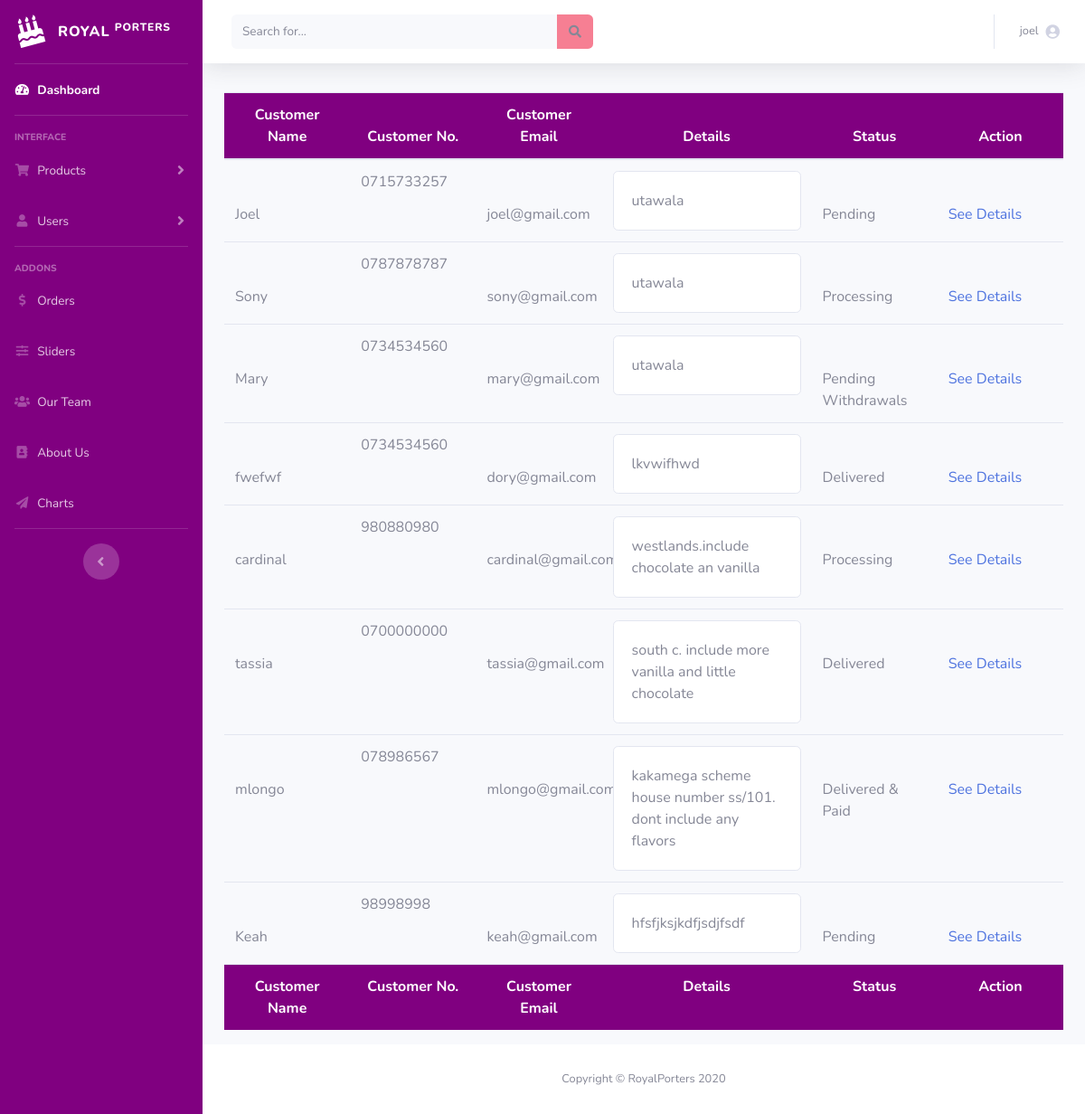
Screenshot of /royalporters/admin/orders.php (signed in) with the database file from the repository.
### tables this page shows
CREATE TABLE `orders` (
  `order_id` int(255) NOT NULL,
  `customer_name` varchar(255) NOT NULL,
  `customer_id` varchar(255) DEFAULT NULL,
  `customer_email` varchar(255) NOT NULL,
  `customer_number` varchar(255) NOT NULL,
  `customer_address` varchar(255) NOT NULL,
  `cart_id` int(11) NOT NULL,
  `status` varchar(100) NOT NULL DEFAULT 'Pending'
);

### royalporters/admin/orders/getorders.php (called while the page is built)
<?php
include("../db.php");
$sql = "SELECT * FROM orders
            INNER JOIN cart_items ON orders.cart_id = cart_items.id";
$result = mysqli_query($con, $sql);

### royalporters/admin/orders.php (the view, shortened to what this page needs)
<?php
include("./orders/getorders.php");
?>
<!DOCTYPE html>
<html lang="en">
<head>
  <link href="vendor/fontawesome-free/css/all.min.css" rel="stylesheet" type="text/css">
  <link href="css/sb-admin-2.min.css" rel="stylesheet">
  <link rel="stylesheet" href="https://cdn.datatables.net/1.10.20/css/dataTables.bootstrap4.min.css"></link>
</head>
<body id="page-top">
  <div id="wrapper">
    <ul class="navbar-nav sidebar sidebar-dark accordion" id="accordionSidebar" style="background-color: purple">
      <a class="sidebar-brand d-flex align-items-center justify-content-center" href="index.html">
        <div class="sidebar-brand-icon rotate-n-15">
          <i class="fas fa-birthday-cake"></i>
        </div>
        <div class="sidebar-brand-text mx-3">ROYAL <sup>PORTERS</sup></div>
      </a>
      <hr class="sidebar-divider my-0">
      <li class="nav-item active">
        <a class="nav-link" href="<?= BASEURL ?>admin/index_admin.php">
          <i class="fas fa-fw fa-tachometer-alt"></i>
          <span>Dashboard</span></a>
      </li>
      <hr class="sidebar-divider">
      <div class="sidebar-heading">
        Interface
      </div>
      <li class="nav-item">
        <a class="nav-link collapsed" href="#" data-toggle="collapse" data-target="#collapseTwo" aria-expanded="true" aria-controls="collapseTwo">
          <i class="fas fa-fw fa-shopping-cart"></i>
          <span>Products</span>
        </a>
      </li>
      <li class="nav-item">
        <a class="nav-link collapsed" href="#" data-toggle="collapse" data-target="#collapseUtilities" aria-expanded="true" aria-controls="collapseUtilities">
          <i class="fas fa-fw fa-user"></i>
          <span>Users</span>
        </a>
      </li>
      <hr class="sidebar-divider">
      <div class="sidebar-heading">
        Addons
      </div>
      <li class="nav-item">
        <a class="nav-link" href="<?= BASEURL ?>admin/orders.php">
          <i class="fas fa-fw fa-dollar-sign"></i>
          <span>Orders</span></a>
      </li>
      <li class="nav-item">
        <a class="nav-link" href="<?= BASEURL ?>admin/slider.php">
          <i class="fas fa-fw fa-sliders-h"></i>
          <span>Sliders</span></a>
      </li>
      <li class="nav-item">
        <a class="nav-link" href="<?= BASEURL ?>admin/ourteam.php">
          <i class="fas fa-fw fa-users"></i>
          <span>Our Team</span></a>
      </li>
      <li class="nav-item">
        <a class="nav-link" href="<?= BASEURL ?>admin/aboutus.php">
          <i class="fas fa-fw fa-address-book"></i>
          <span>About Us</span></a>
      </li>
      <li class="nav-item">
        <a class="nav-link" href="<?= BASEURL ?>admin/charts.php">
          <i class="fas fa-fw fa-paper-plane"></i>
          <span>Charts</span></a>
      </li>
      <hr class="sidebar-divider d-none d-md-block">
      <div class="text-center d-none d-md-inline">
        <button class="rounded-circle border-0" id="sidebarToggle"></button>
      </div>
    </ul>
    <div id="content-wrapper" class="d-flex flex-column">
<div id="content">
        <nav class="navbar navbar-expand navbar-light bg-white topbar mb-4 static-top shadow">
          <form class="d-none d-sm-inline-block form-inline mr-auto ml-md-3 my-2 my-md-0 mw-100 navbar-search">
            <div class="input-group">
              <input type="text" class="form-control bg-light border-0 small" placeholder="Search for..." aria-label="Search" aria-describedby="basic-addon2">
              <div class="input-group-append">
                <button class="btn" type="button" style="background-color: #f67f93">
                  <i class="fas fa-search fa-sm"></i>
                </button>
              </div>
            </div>
          </form>
          <ul class="navbar-nav ml-auto">
            <li class="nav-item dropdown no-arrow">
              <a class="nav-link dropdown-toggle" href="#" id="userDropdown" role="button" data-toggle="dropdown" aria-haspopup="true" aria-expanded="false">
                <span class="mr-2 d-none d-lg-inline text-gray-600 small"><?= $_SESSION['username']; ?></span>
                <span class="fas fa-user-circle"></span>
              </a>
            </li>
          </ul>
        </nav>
        <div class="container-fluid">
        <div class="row">
            <div class="col-md-12">
    <div class="table table-responsive">
        <table id="orderstable" class="display" style="width:100%;table-layout:fixed;">
        <thead class="text-center" style="background-color: purple;color: white">
            <tr>
                <th style="width:15%">Customer Name</th>
                <th style="width:15%">Customer No.</th>
                <th style="width:15%">Customer Email</th>
                <th style="width:25%">Details</th>
                <th style="width:15%">Status</th>
                <th style="width:15%">Action</th>
            </tr>
        </thead>
        <tbody>
          <?php
              while($row = mysqli_fetch_array($result)) {
          ?>
            <tr>
                <td class="pt-5"><?= $row['customer_name'] ?></td>
                <td><?= $row['customer_number'] ?></td>
                <td class="pt-5"><?= $row['customer_email'] ?></td>
                <td style="overflow:hidden">
                <div class="card card-body">
                    <?= $row['customer_address']; ?>
                </div>
                </td>
                <td class="pt-5"><?= $row['status'] ?></td>
                <td class="pt-5"><a href="<?= BASEURL . 'admin/orders/order_details.php?id=' . $row['order_id'] ?>">See Details</td>
            </tr>
            <?php
          }
            ?>
        </tbody>
        <tfoot class="text-center" style="background-color: purple;color: white">
            <tr>
                <th style="width:15%;">Customer Name</th>
                <th style="width:15%">Customer No.</th>
                <th style="width:15%">Customer Email</th>
                <th style="width:25%">Details</th>
                <th style="width:15%">Status</th>
                <th style="width:15%">Action</th>
            </tr>
        </tfoot>
    </table>
  </div>
            </div>
      </div>
    </div>
    <footer class="sticky-footer bg-white">
    <?php include("footer_admin.php"); ?>

### rows the page displays
orders: customer_name "Joel", customer_number "0715733257", customer_email "joel@gmail.com", customer_address "utawala", status "Pending"
orders: customer_name "Sony", customer_number "0787878787", customer_email "sony@gmail.com", customer_address "utawala", status "Processing"
orders: customer_name "Mary", customer_number "0734534560", customer_email "mary@gmail.com", customer_address "utawala", status "Pending Withdrawals"
orders: customer_name "fwefwf", customer_number "0734534560", customer_email "dory@gmail.com", customer_address "lkvwifhwd", status "Delivered"
orders: customer_name "cardinal", customer_number "980880980", customer_email "cardinal@gmail.com", customer_address "westlands.include chocolate an vanilla", status "Processing"
orders: customer_name "tassia", customer_number "0700000000", customer_email "tassia@gmail.com", customer_address "south c. include more vanilla and little chocolate", status "Delivered"
orders: customer_name "mlongo", customer_number "078986567", customer_email "mlongo@gmail.com", customer_address "kakamega scheme house number ss/101. dont include any flavors", status "Delivered & Paid"
orders: customer_name "Keah", customer_number "98998998", customer_email "keah@gmail.com", customer_address "hfsfjksjkdfjsdjfsdf", status "Pending"

### other values shown
$_SESSION['username'] "joel"
